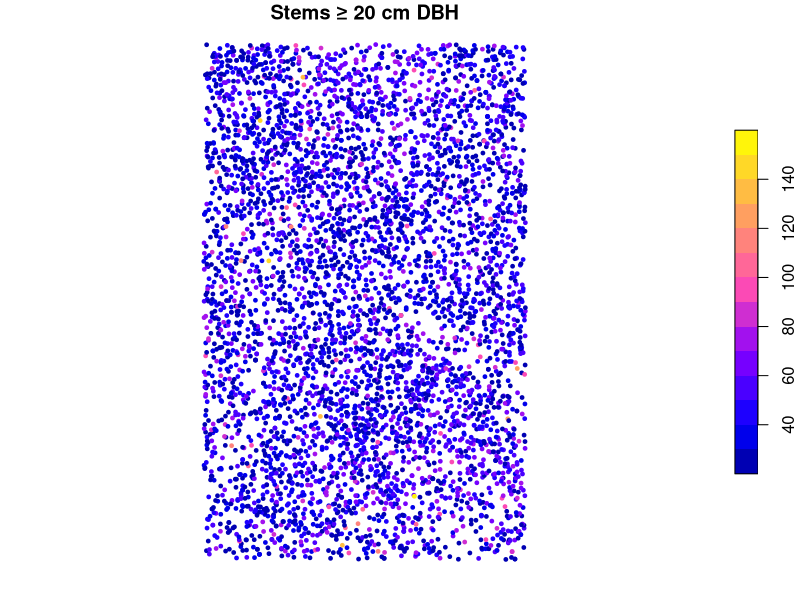

Generate this figure with R:
## ---- chunk 1
library(sf)
library(terra)
library(dplyr)
## ---- chunk 2
stems <- read.csv("data/scbi_stems.csv")
str(stems)
## ---- chunk 3
summary(stems[, c("dbh", "gx", "gy")])

stems |>
  group_by(genus) |>
  summarise(n = n(), mean_dbh = round(mean(dbh), 1)) |>
  arrange(desc(n)) |>
  head(8)
## ---- chunk 4
#| df-print: default
stems_sf <- st_as_sf(stems, coords = c("lon", "lat"), crs = 4326)
print(stems_sf, n = 5)
## ---- chunk 5
canopy <- stems_sf[stems_sf$dbh >= 20, ]
plot(canopy["dbh"], pch = 19, cex = 0.5, main = "Stems ≥ 20 cm DBH")
## ---- chunk 6
st_crs(stems_sf)$epsg              # 4326: the layer knows its CRS
st_bbox(stems_sf)                  # does the extent sit where you expect?
